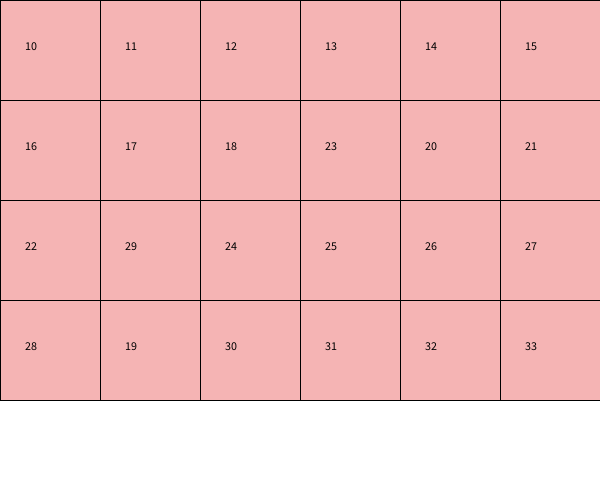
Frame 1 (no input)
Frame 60 (the mouse pressed at the canvas centre just before this capture): identical to frame 1, image omitted
Frame 120 (the mouse held since frame 60 and released just before this capture): identical to frame 1, image omitted

The Processing sketch that drew this single still picture (run headless with seeded random() and noise(); from frame 60 on, the mouse is pressed at the canvas centre):

// Processing sketch: week11_3
// ── week11_3.pde
void setup(){
  size(600,500);
  for(int i=0; i<4;i++){
    for(int j=0; j<6;j++){
      value[i][j] = i*6+j+10;
    }
  }
  for(int k=0;k<2;k++){
    int i=int(random(4)), j=int(random(6));
    int i2=int(random(4)), j2=int(random(6));
    int temp = value[i][j];
    value[i][j] = value[i2][j2];
    value[i2][j2] = temp;
  }
}
int [][] value = new int[4][6];
void draw(){
  background(255);
  for(int i=0; i<4;i++){
    for(int j=0; j<6;j++){
      fill(#F5B4B4);rect(j*100,i*100,100,100);
      fill(0); text(value[i][j], j*100+25, i*100+50);
    }
  }
}
